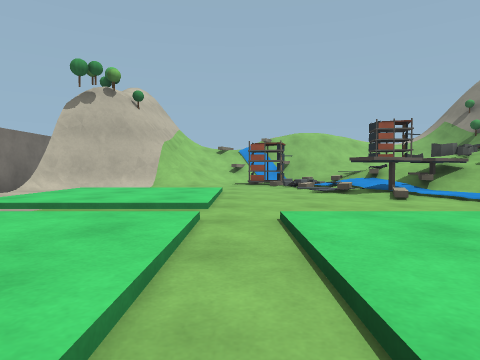
View 1 (above)

17 first-person views from a walk through a robot-simulator world made for Gazebo. The camera is 0.5 m above the floor, tilts 2° down and sees 75° across. The floor is counted in squares, 1 m on a side. Each view is taken from the middle of a square. On the plan, view 1 faces up. The plan holds only what a view shows up to about 9 squares ahead; the rest is blank. The place goes on beyond the plan.

View 2
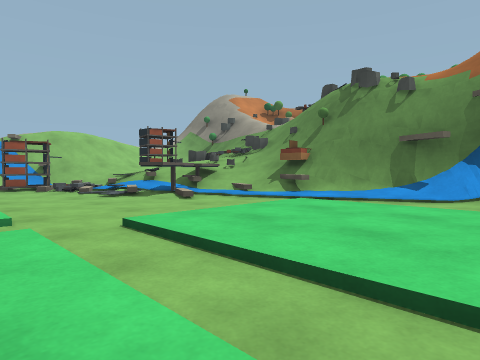

View 3
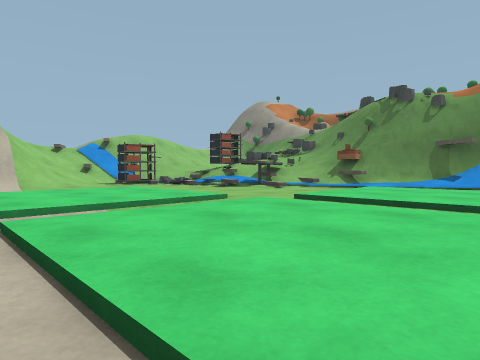

View 4
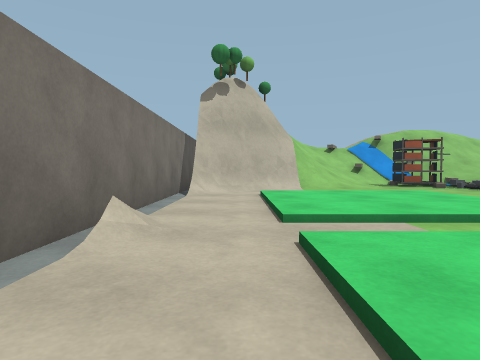

View 5
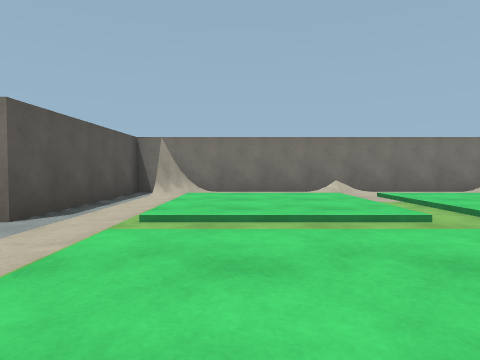

View 6
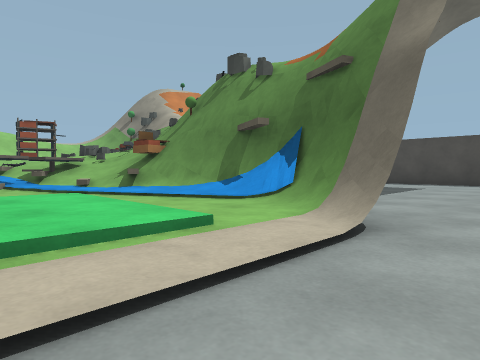

View 7
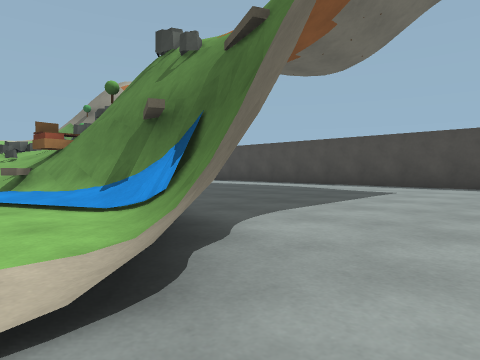

View 8
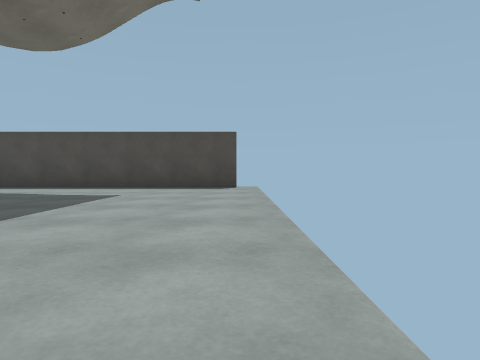

View 9
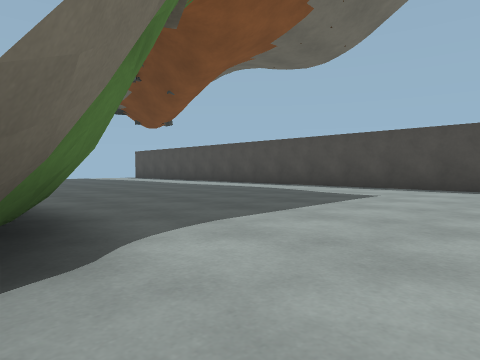

View 10
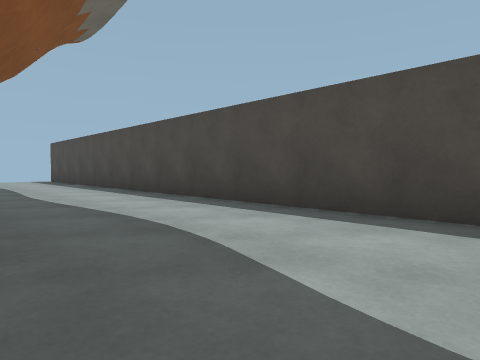

View 11
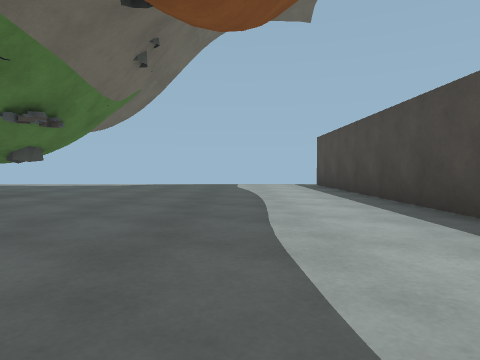

View 12
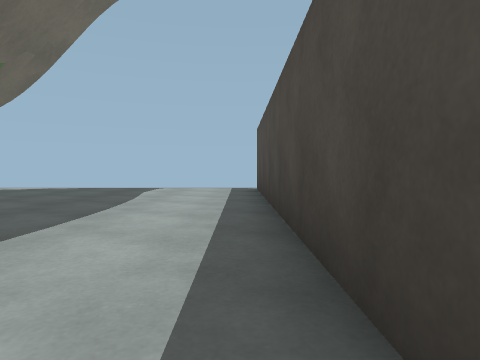

View 13
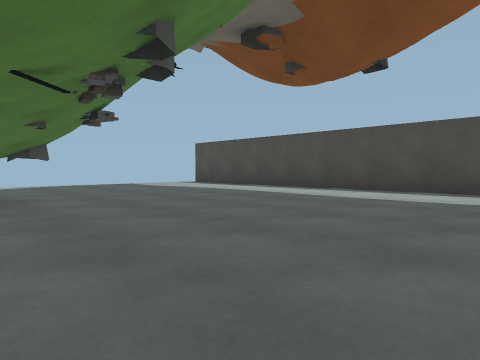

View 14
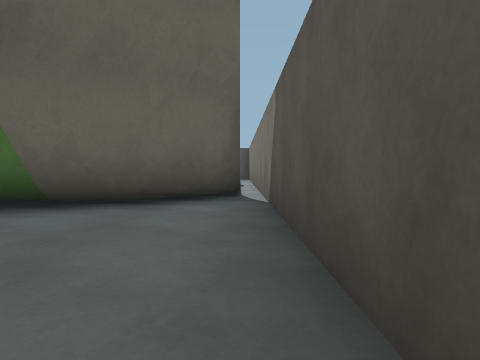

View 15
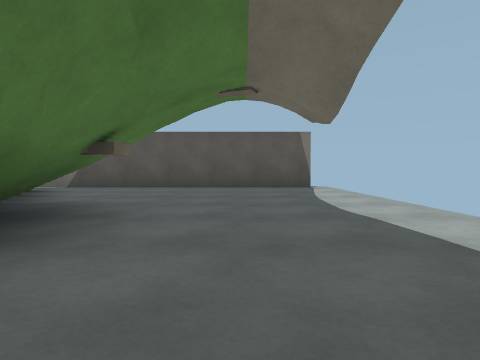

View 16
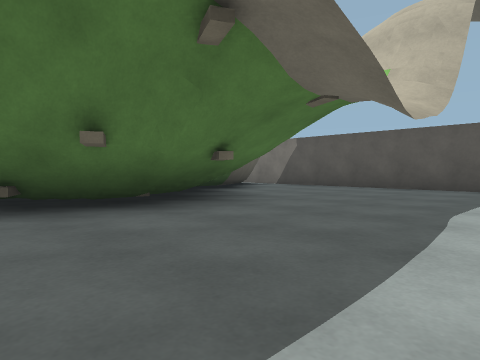

View 17
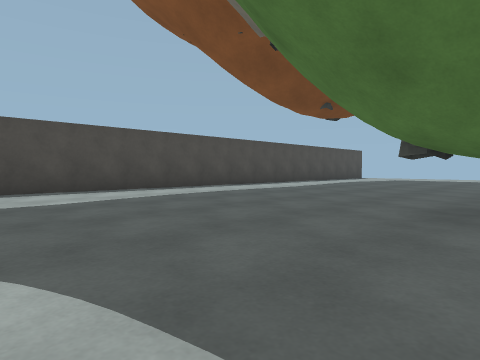

### Floor plan
Key: @ floor where view 1 was taken; # wall or solid block; x gap in a wall; . main floor; : floor 0.05 m higher than the main floor; + floor 0.15 m higher than the main floor; / step, stairs or slope; = window, fence, low wall or low ledge; B bridge; A apartment block; R rock; W brown box; O other object.
Columns run from 6 left of view 1 to 14 right of it. Each row starts with its distance up from view 1.
 15 x.........  ........x
 14 #......... .........#
 13 #......... .........#
 12 #.....W...  ........#
 11 #.... ###    R......#
 10 #...#/AA=##  #......#
  9 #.###/:##=# ........#
  8 ###:::::==# ........#
  7 ##:///::= BO........#
  6 #::+++::BBB ........#
  5 #::+++:::==#........#
  4 ##:///::::/#........#
  3 #/////:///:=#.......#
  2 #/:+++:+++:/#.......#
  1 #/:+++:+++:##.......#
  0 ##:///@///:#........#
 -1 ##=////////#........#
 -2 ######. ............x

Where each view was taken, in squares from view 1:
view 1: 0 up, 0 right, facing up
view 2: 0 up, 1 left, facing up-right
view 3: 0 up, 4 left, facing up-right
view 4: 1 up, 4 left, facing up
view 5: 1 up, 3 right, facing left
view 6: 2 down, 2 right, facing up-right
view 7: 2 down, 4 right, facing up-right
view 8: 2 down, 5 right, facing right
view 9: 2 down, 5 right, facing up-right
view 10: 1 up, 10 right, facing up-right
view 11: 5 up, 11 right, facing up
view 12: 7 up, 13 right, facing up
view 13: 5 up, 6 right, facing up-right
view 14: 13 up, 5 left, facing down
view 15: 13 up, 3 right, facing left
view 16: 15 up, 3 right, facing down-left
view 17: 15 up, 6 right, facing down-right
